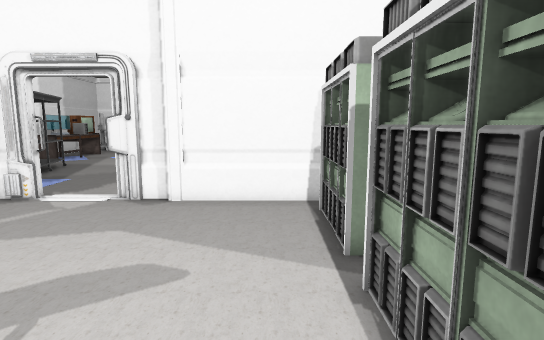
view 1 (above)

22 first-person views from a walk through a 3-D level made in the Unity game engine. The camera is 1.4 m above the floor, tilts 8° down and sees 80° across. Doors are open. The floor is counted in squares, 0.5 m on a side. Each view is taken from the middle of a square. On the plan, view 1 faces up. The plan holds only what a view shows up to about 20 squares ahead; the rest is blank. The place goes on beyond the plan. The player character is not drawn. Some surface patterns are stand-ins.

view 2
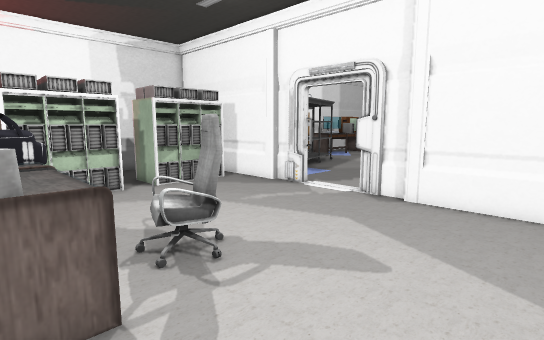

view 3
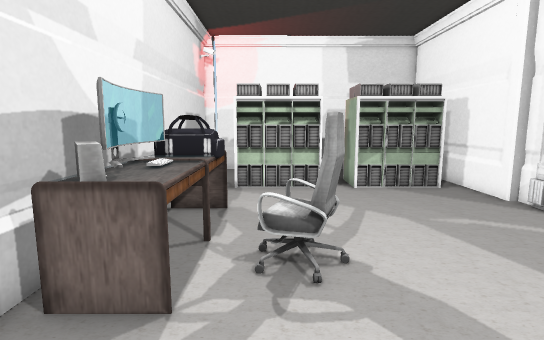

view 4
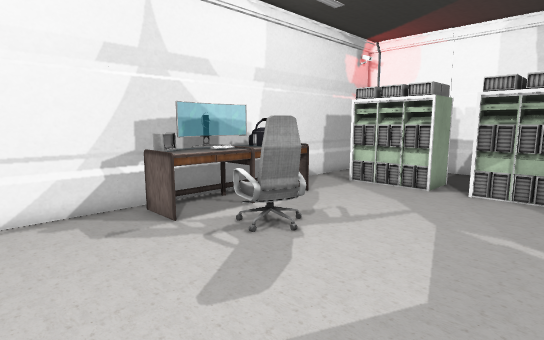

view 5
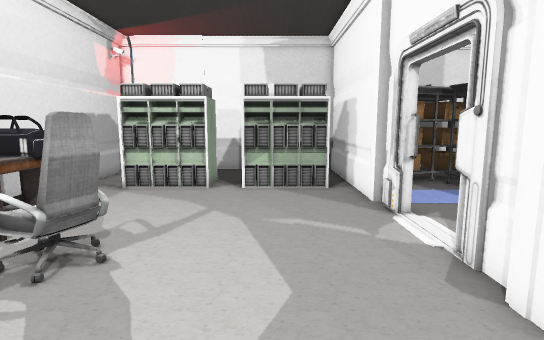

view 6
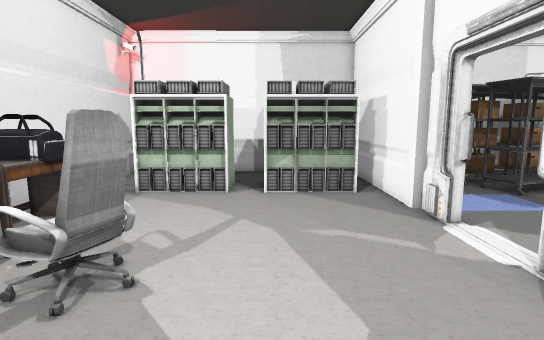

view 7
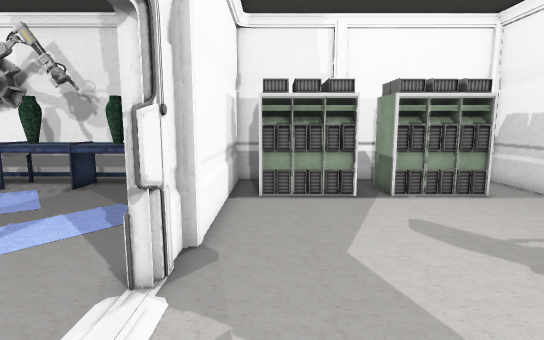

view 8
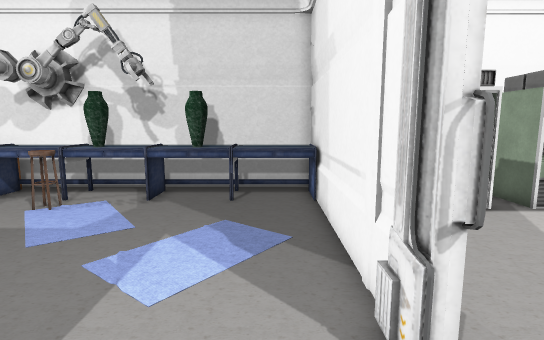

view 9
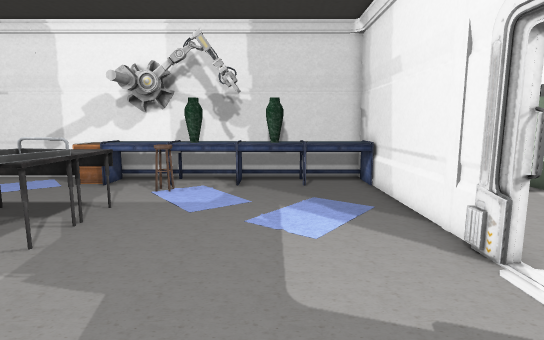

view 10
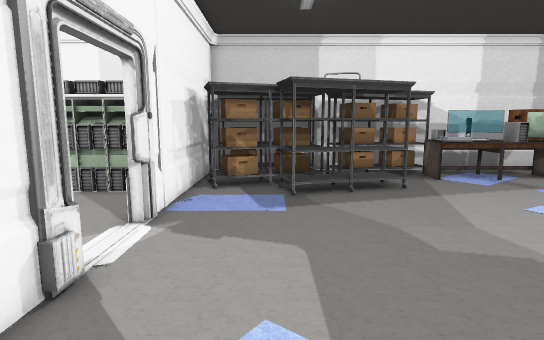

view 11
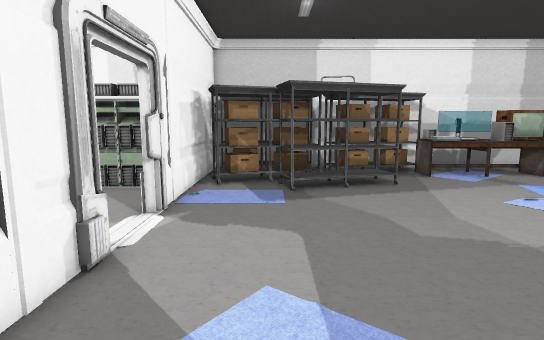

view 12
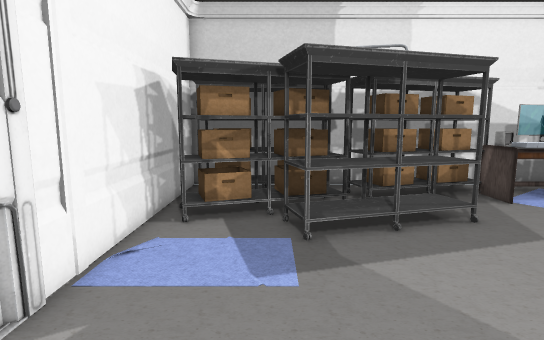

view 13
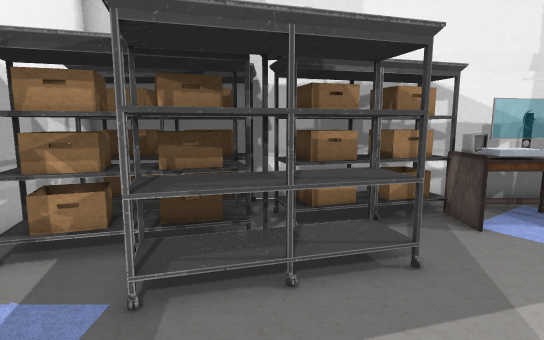

view 14
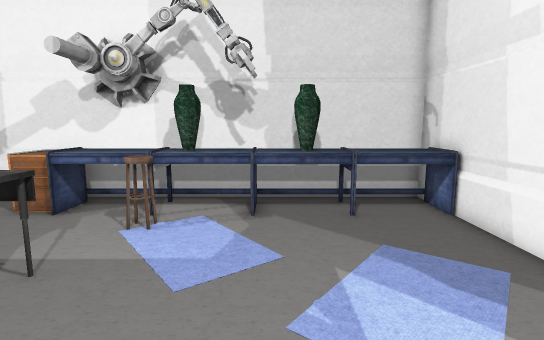

view 15
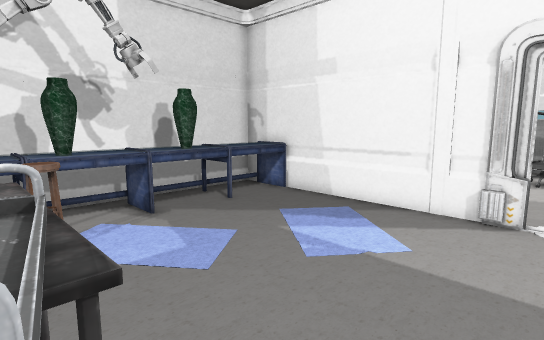

view 16
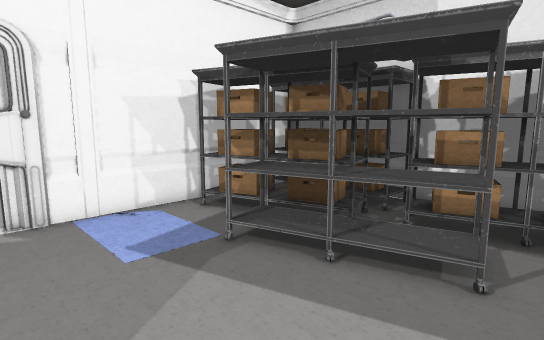

view 17
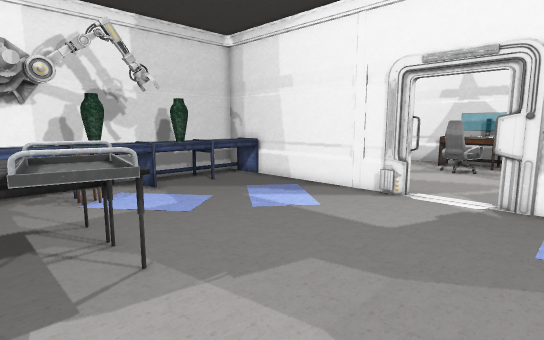

view 18
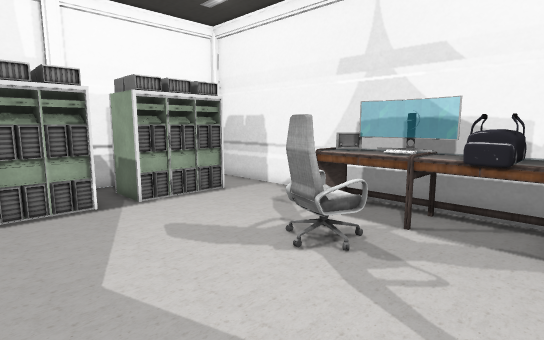

view 19
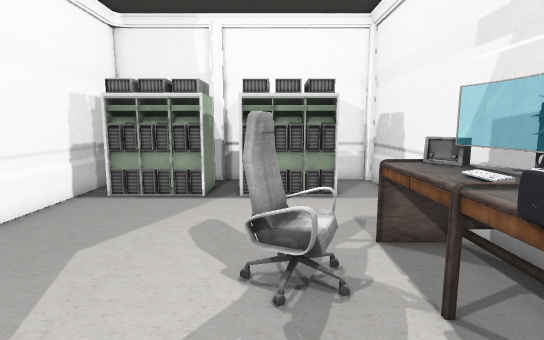

view 20
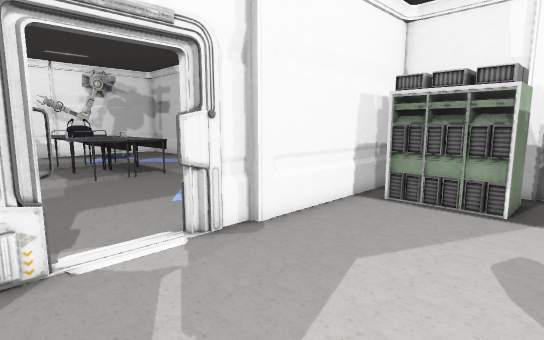

view 21
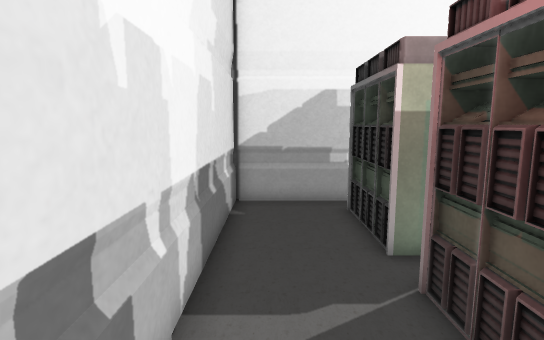

view 22
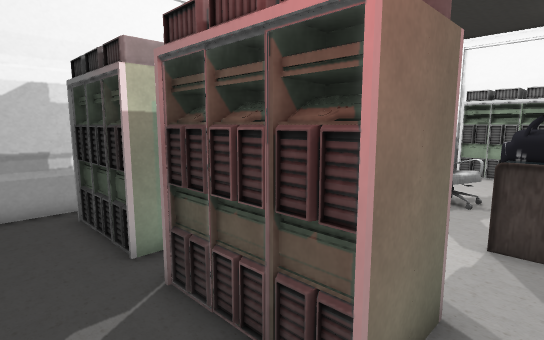

### Floor plan
Key: @ floor where view 1 was taken; # wall or solid block; . floor; D open door; = window, fence, low wall or low ledge; C computer; H chair; B bag; A vase; R drawers; S stool; T table; P carpet; O other object.
Columns run from 20 left of view 1 to 6 right of it. Each row starts with its distance up from view 1.
 25 # OPP....... ..BBT  ...RRR#
 24 #OO...........OTTTTT...OO##
 23 #OOO..........OTOTTT...OO##
 22 #OOO.OO........TTTTT.SSOOO#
 21 #OOOOOO.............. SAA##
 20 #.OO.OOO............  .AA##
 19 #.OO.OOO............ ..OO#
 18 #OOOOOOO...............OO#
 17 #OOOOOOO...............AA#
 16 #OOOOOO................OO#
 15 #OO.OO.................OO##
 14 #OO.OOO................OO##
 13 #OO.OOO................OOO#
 12 #########O#DDDD#O########OO
 11  #...##...............###=#
 10  #...C#C..............C#
  9  #...CCC..............C
  8  #...CCC..............CO
  7  #...C#C..............C# O
  6  #.......................##
  5  #...C#C..............C# =#
  4  #...CCC......HH......CC
  3  #  .CCC......HH......CO
  2  #   C#C...BB.........C#
  1     .##...OBBOOOOO....##  #
  0   . ......OBBOOOOO..@....=#
 -1  ########################O

Where each view was taken, in squares from view 1:
view 1: 0 up, 0 right, facing up
view 2: 0 up, 1 right, facing up-left
view 3: 3 up, 1 right, facing left
view 4: 10 up, 1 right, facing down-left
view 5: 8 up, 1 right, facing left
view 6: 7 up, 0 right, facing left
view 7: 10 up, 11 left, facing right
view 8: 14 up, 9 left, facing right
view 9: 17 up, 12 left, facing right
view 10: 16 up, 0 right, facing left
view 11: 16 up, 1 right, facing left
view 12: 16 up, 5 left, facing left
view 13: 19 up, 8 left, facing left
view 14: 18 up, 7 left, facing right
view 15: 23 up, 7 left, facing down-right
view 16: 23 up, 8 left, facing down-left
view 17: 25 up, 11 left, facing down-right
view 18: 10 up, 10 left, facing down-right
view 19: 4 up, 11 left, facing right
view 20: 5 up, 10 left, facing up-right
view 21: 0 up, 18 left, facing up
view 22: 0 up, 18 left, facing up-right
